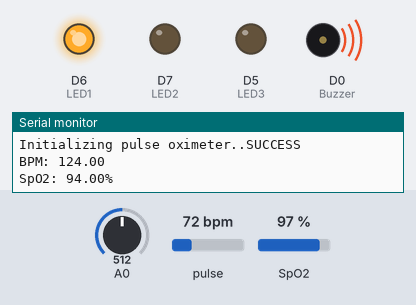
Bench run of a program on a simulated ESP8266 (NodeMCU). Parts: output pins drawn as LEDs (lit = HIGH), buzzer (waves = sounding, pin HIGH), the last lines printed to the serial monitor. The inputs (shaded band) are chosen by the test bench; at power-on: A0 = 512, pulse 72 bpm, SpO2 97 %. WiFi joins after 1.5 s; servers stay silent unless stated.

Above: at 3.64 s.
At 4.5 s:
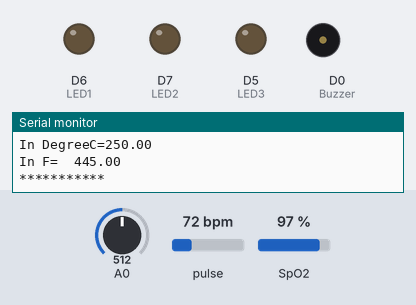
At 5.55 s:
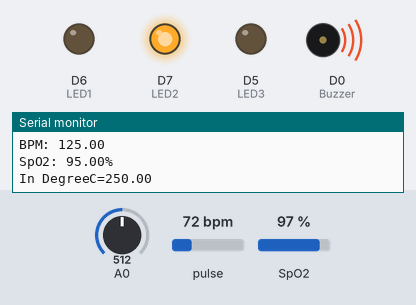
Timing chart, 0 to 6.5 s (numbered marks = the images above):
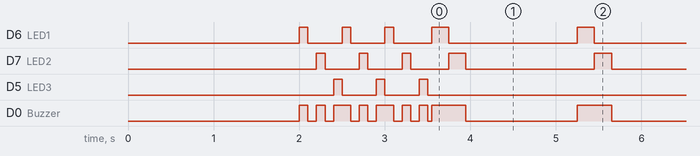

The program:

main.cpp
```cpp
//MAX30100 ESP8266 WebServer
#include <ESP8266WebServer.h>
#include <Wire.h>
#include "MAX30100_PulseOximeter.h"
#include "ThingSpeak.h"

#define REPORTING_PERIOD_MS     1000
float BPM, SpO2;
float tempc,tempf,vout,bypass1=123,bypass2=93,bypass3,bypass4;
int LED1=D6,LED2=D7,LED3=D5,Buzzer=D0;
const char* ssid = "Skywinder";  // Enter SSID here
const char* password = "qazwsxedc1998";  //Enter Password here
unsigned long myChannelNumber = 1718283;
const char *myWriteAPIKey="GUHFDUECZB648WLB";
const char *server="api.thingspeak.com";
PulseOximeter pox;
uint32_t tsLastReport = 0;
WiFiClient client;
void updateThingSpeak(float bypass1, float bypass2,float bypass3,float bypass4){
    ThingSpeak.setField(1,bypass1);
    ThingSpeak.setField(2,bypass2);
    ThingSpeak.setField(3,bypass3);
    ThingSpeak.setField(4,bypass4);
    ThingSpeak.writeFields(myChannelNumber,myWriteAPIKey);
    delay(5000);
}

void setup() {
  pinMode(LED1,OUTPUT);
   pinMode(LED2,OUTPUT);
   pinMode(LED3,OUTPUT);
   pinMode(Buzzer,OUTPUT);
   pinMode(16, OUTPUT);
   pinMode(A0,INPUT);
   Serial.begin(9600);
  ThingSpeak.begin(client);
  delay(2000);

  Serial.println("Connecting to ");
  Serial.println(ssid);
  //connect to your local wi-fi network
  WiFi.begin(ssid, password);

  //check wi-fi is connected to wi-fi network
  while (WiFi.status() != WL_CONNECTED) {

    Serial.print(".");
     digitalWrite(Buzzer,HIGH);
    digitalWrite(LED1,HIGH);
    delay(100);
    digitalWrite(Buzzer,LOW);
    digitalWrite(LED1,LOW);
    delay(100);
     digitalWrite(Buzzer,HIGH);
    digitalWrite(LED2,HIGH);
    delay(100);
    digitalWrite(Buzzer,LOW);
    digitalWrite(LED2,LOW);
    delay(100);
    digitalWrite(Buzzer,HIGH);
    digitalWrite(LED3,HIGH);
    delay(100);
  digitalWrite(Buzzer,LOW);
  digitalWrite(LED3,LOW);

  }
  Serial.println("");
  Serial.println("WiFi connected..!");
  Serial.print("Got IP: ");  Serial.println(WiFi.localIP());
  Serial.print("Initializing pulse oximeter..");

  if (!pox.begin()) {
    Serial.println("FAILED");
    for (;;);
  } else {
    Serial.println("SUCCESS");

  }
}
void loop() {
  digitalWrite(Buzzer,LOW);

    vout=analogRead(A0);
    vout=(vout*500)/1024;

    pox.update();
    if (millis() - tsLastReport > REPORTING_PERIOD_MS ) {

    BPM = pox.getHeartRate();
    SpO2 = pox.getSpO2();
    tempc=vout;
    tempf=(vout*1.8)+32;
    if(bypass1<=125){
    Serial.print("BPM: ");
    bypass1=bypass1+1;
    ThingSpeak.setField(1,bypass1);
    Serial.println(bypass1);

    }
    else{
      bypass1=123;
       Serial.print("BPM: ");
       ThingSpeak.setField(1,bypass1);
       Serial.println(bypass1);
    }

    if(bypass2<=97){
Serial.print("SpO2: ");
bypass2=bypass2+1;
    ThingSpeak.setField(2,bypass2);
Serial.print(bypass2);
  Serial.println("%");
digitalWrite(LED1,HIGH);
      digitalWrite(Buzzer,HIGH);
     delay(200);
      digitalWrite(Buzzer,LOW);
    digitalWrite(LED1,LOW);

    }else{
         bypass1=93;
       Serial.print("SpO2: ");
       ThingSpeak.setField(2,bypass2);
       Serial.println(bypass2);
       digitalWrite(LED1,HIGH);
      digitalWrite(Buzzer,HIGH);
     delay(200);
      digitalWrite(Buzzer,LOW);
    digitalWrite(LED1,LOW);


    }


    Serial.print("In DegreeC=");

  bypass3=tempc;
  ThingSpeak.setField(3,bypass3);
  Serial.print(bypass3);

  Serial.println();
  digitalWrite(LED2,HIGH);
  digitalWrite(Buzzer,HIGH);
 delay(200);
 digitalWrite(Buzzer,LOW);
  digitalWrite(LED2,LOW);

  Serial.print("In F=");
  Serial.print("\t");
  bypass4=tempf-37;
  ThingSpeak.setField(4,bypass4);


  Serial.println(bypass4);

  Serial.println("***********");

  Serial.println();
  ThingSpeak.writeFields(myChannelNumber,myWriteAPIKey);
  tsLastReport = millis();

  }

}
```

Measured:
- by itself, D6 (LED1): HIGH → LOW at 2.1 s, → HIGH 0.40 s later, → LOW 0.10 s later, → HIGH 0.40 s later, … (155 changes in this stretch)
- by itself, D7 (LED2): HIGH → LOW at 2.3 s, → HIGH 0.40 s later, → LOW 0.10 s later, → HIGH 0.40 s later, … (155 changes in this stretch)
- by itself, D0 (Buzzer): HIGH → LOW at 2.1 s, → HIGH 0.10 s later, → LOW 0.10 s later, → HIGH 0.10 s later, … (163 changes in this stretch)
